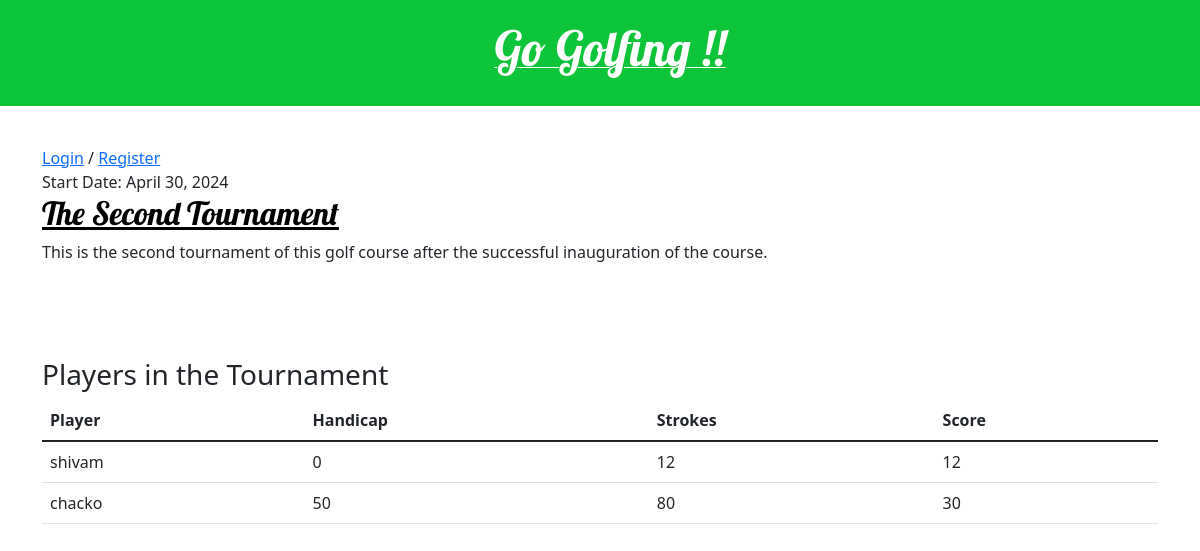
Screenshot of /tournament/2/ with the database file from the repository.
### golf/models.py (models this page shows, shortened)
class tournament(models.Model):
    name = models.CharField(max_length=150)
    desc = models.TextField()
    no_of_players = models.BigIntegerField(default=0)
    start_date = models.DateField()
    winner_id = models.IntegerField(default=0)

class play(models.Model):
    player = models.ForeignKey('player', on_delete=models.PROTECT)
    tournament = models.ForeignKey('tournament', on_delete=models.PROTECT)
    no_of_strokes = models.IntegerField()
    score = models.IntegerField()
    class Meta:
        unique_together = ('player', 'tournament')

class player(models.Model):
    user = models.OneToOneField(User, on_delete=models.CASCADE, default=None)
    age = models.IntegerField(default=0)
    handicap = models.IntegerField(default=0)
    registration_date = models.DateField(auto_now_add = True)
    no_of_tournaments = models.IntegerField(default=0)

### golf/views.py (the view)
# urls.py: path('tournament/<pk>/', views.tournament_detail, name='tournament_detail'),
def tournament_detail(request, pk):
    tournament_ = get_object_or_404(tournament, pk=pk)
    plays = play.objects.filter(tournament=pk)
    return render(request, 'golf/tournament_detail.html', {'tournament': tournament_, 'players': plays})

### golf/templates/golf/tournament_detail.html (shortened to what this page needs)
{% extends 'golf/base.html' %}
{% block content %}
    <div class="col">
        <article class="post">
            Start Date: <time>{{ tournament.start_date }}</time>
            <h2><a href="{% url 'tournament_detail' pk=tournament.pk %}">{{ tournament.name }}</a></h2>
            <p class="word-wrap" style="word-wrap: break-word;">{{ tournament.desc }}</p>
        </article>
        <br>
        <h3>Players in the Tournament</h3>
        <table class="table">
            <thead>
            <tr>
                <th scope="col">Player</th>
                <th scope="col">Handicap</th>
                <th scope="col">Strokes</th>
                <th scope="col">Score</th>
            </tr>
            </thead>
            <tbody>
            {% for player in players %}
            <tr>
                <td>{{ player.player.user.username }}</td>
                <td>{{ player.player.handicap }}</td>
                <td>{{ player.no_of_strokes }}</td>
                <td>{{ player.score }}</td>
            </tr>
            {% endfor %}
            </tbody>
        </table>
    </div>
{% endblock %}

### golf/templates/golf/base.html (shortened to what this page needs)
{% load static %}
<!DOCTYPE html>
<html>
    <head>
        <link rel="stylesheet" href="https://cdn.jsdelivr.net/npm/bootstrap@5.1.3/dist/css/bootstrap.min.css">
        <link rel="stylesheet" href="{% static 'css/golf.css' %}">
    </head>
<body>
    <header class="page-header">
        <center><h1><a href="/"><u style="text-decoration-thickness: 1px;">Go Golfing !!</u></a></h1></center>
    </header>
    <div class="content container">
        {% if user.is_authenticated %}
            <p>
                <form id="logout-form" method="post" action="{% url 'logout' %}">
                    Hello {{ user.username }}
                    {% csrf_token %}
                    <button type="submit">LogOut</button>
                </form>
            </p>
        {% else %}
            <a href="{% url 'login' %}">Login</a> / <a href="{% url 'register' %}">Register</a>
        {% endif %}
        <div class="row">
            {% block content %}
            {% endblock %}
        </div>
    </div>
</body>
</html>

### golf/static/css/golf.css (style rules this page uses)
.page-header { background-color: #0ec438; margin-top: 0; margin-bottom: 40px; padding: 20px 20px 20px 40px; }
.page-header h1, .page-header h1 a, .page-header h1 a:visited, .page-header h1 a:active { color: #ffffff; font-size: 36pt; text-decoration: none; }
h1, h2 a { color: #C25100; font-family: 'Lobster', cursive; }
.post { margin-bottom: 70px; }
.post h2 a, .post h2 a:visited { color: #000000; }

### rows the page displays
tournament: start_date "April 30, 2024", name "The Second Tournament", desc "This is the second tournament of this golf course after the successful inauguration of the course."
play: player.user.username "shivam", player.handicap "0", no_of_strokes "12", score "12"
play: player.user.username "chacko", player.handicap "50", no_of_strokes "80", score "30"
